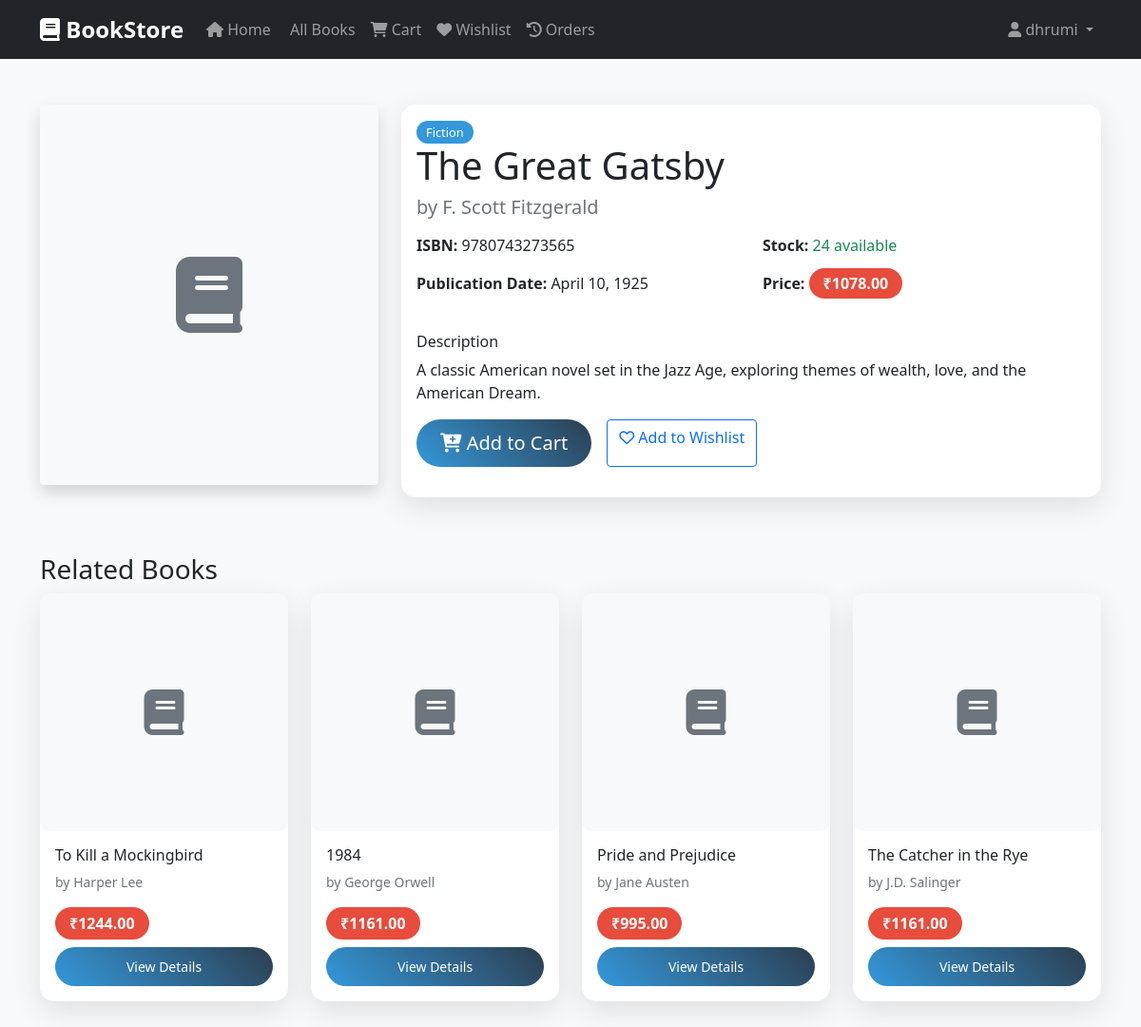
/bookstore/book/1/ (signed in), run on the app's committed database.
### bookstore/bookstore/models.py (models this page shows, shortened)
class Book(models.Model):
    title = models.CharField(max_length=200)
    author = models.CharField(max_length=100)
    category = models.ForeignKey(Category, on_delete=models.CASCADE)
    description = models.TextField()
    price = models.DecimalField(max_digits=10, decimal_places=2)
    stock = models.PositiveIntegerField(default=0)
    image = models.ImageField(upload_to='books/', blank=True, null=True)
    isbn = models.CharField(max_length=13, unique=True)
    publication_date = models.DateField()
    created_at = models.DateTimeField(auto_now_add=True)
    updated_at = models.DateTimeField(auto_now=True)
    @property
    def is_available(self):
        return self.stock > 0

class Category(models.Model):
    name = models.CharField(max_length=100)
    description = models.TextField(blank=True)
    created_at = models.DateTimeField(auto_now_add=True)
    class Meta:
        verbose_name_plural = "Categories"

### bookstore/bookstore/views.py (the view)
# urls.py: path('book/<int:book_id>/', views.book_detail_view, name='book_detail'),
@login_required
def book_detail_view(request, book_id):
    book = get_object_or_404(Book, id=book_id)
    related_books = Book.objects.filter(
        category=book.category
    ).exclude(id=book.id)[:4]
    in_wishlist = Wishlist.objects.filter(user=request.user, book=book).exists()
    context = {
        'book': book,
        'related_books': related_books,
        'in_wishlist': in_wishlist,
    }
    return render(request, 'bookstore/book_detail.html', context)

### bookstore/templates/bookstore/book_detail.html (shortened to what this page needs)
{% extends 'base.html' %}
{% block content %}
<div class="container py-5">
    <div class="row">
        <div class="col-lg-4 mb-4">
            {% if book.image %}
                <img src="{{ book.image.url }}" class="img-fluid rounded shadow" alt="{{ book.title }}">
            {% else %}
                <div class="bg-light rounded shadow d-flex align-items-center justify-content-center" style="height: 400px;">
                    <i class="fas fa-book fa-5x text-muted"></i>
                </div>
            {% endif %}
        </div>
        <div class="col-lg-8">
            <div class="card">
                <div class="card-body">
                    <span class="category-badge mb-3">{{ book.category.name }}</span>
                    <h1 class="card-title">{{ book.title }}</h1>
                    <h5 class="text-muted mb-3">by {{ book.author }}</h5>
                    <div class="row mb-4">
                        <div class="col-md-6">
                            <p><strong>ISBN:</strong> {{ book.isbn }}</p>
                            <p><strong>Publication Date:</strong> {{ book.publication_date }}</p>
                        </div>
                        <div class="col-md-6">
                            <p><strong>Stock:</strong>
                                {% if book.is_available %}
                                    <span class="text-success">{{ book.stock }} available</span>
                                {% else %}
                                    <span class="text-danger">Out of stock</span>
                                {% endif %}
                            </p>
                            <p><strong>Price:</strong> <span class="price-tag">₹{{ book.price }}</span></p>
                        </div>
                    </div>
                    <h6>Description</h6>
                    <p class="card-text">{{ book.description }}</p>
                    <div class="d-flex gap-3 mb-3">
                        {% if book.is_available %}
                            <a href="{% url 'bookstore:add_to_cart' book.id %}" class="btn btn-primary btn-lg">
                                <i class="fas fa-cart-plus"></i> Add to Cart
                            </a>
                        {% else %}
                            <button class="btn btn-secondary btn-lg" disabled>
                                <i class="fas fa-times"></i> Out of Stock
                            </button>
                        {% endif %}
                        {% if in_wishlist %}
                            <a href="{% url 'bookstore:remove_from_wishlist' book.id %}" class="btn btn-outline-danger">
                                <i class="fas fa-heart"></i> Remove from Wishlist
                            </a>
                        {% else %}
                            <a href="{% url 'bookstore:add_to_wishlist' book.id %}" class="btn btn-outline-primary">
                                <i class="far fa-heart"></i> Add to Wishlist
                            </a>
                        {% endif %}
                    </div>
                </div>
            </div>
        </div>
    </div>
    {% if related_books %}
    <div class="mt-5">
        <h3>Related Books</h3>
        <div class="row">
            {% for book in related_books %}
            <div class="col-lg-3 col-md-6 mb-4">
                <div class="card book-card h-100">
                    {% if book.image %}
                        <img src="{{ book.image.url }}" class="card-img-top book-image" alt="{{ book.title }}">
                    {% else %}
                        <div class="card-img-top book-image bg-light d-flex align-items-center justify-content-center">
                            <i class="fas fa-book fa-3x text-muted"></i>
                        </div>
                    {% endif %}
                    <div class="card-body d-flex flex-column">
                        <h6 class="card-title">{{ book.title|truncatechars:30 }}</h6>
                        <p class="card-text text-muted small">by {{ book.author }}</p>
                        <div class="mt-auto">
                            <div class="d-flex justify-content-between align-items-center mb-2">
                                <span class="price-tag">₹{{ book.price }}</span>
                            </div>
                            <a href="{% url 'bookstore:book_detail' book.id %}" class="btn btn-primary btn-sm w-100">
                                View Details
                            </a>
                        </div>
                    </div>
                </div>
            </div>
            {% endfor %}
        </div>
    </div>
    {% endif %}
</div>
{% endblock %}

### bookstore/templates/base.html (shortened to what this page needs)
<!DOCTYPE html>
<html lang="en">
<head>
    <link href="https://cdn.jsdelivr.net/npm/bootstrap@5.1.3/dist/css/bootstrap.min.css" rel="stylesheet">
    <link href="https://cdnjs.cloudflare.com/ajax/libs/font-awesome/6.0.0/css/all.min.css" rel="stylesheet">
</head>
<body>
    {% if user.is_authenticated %}
    <nav class="navbar navbar-expand-lg navbar-dark bg-dark">
        <div class="container">
            <a class="navbar-brand" href="{% url 'bookstore:home' %}">
                <i class="fas fa-book"></i> BookStore
            </a>
            <div class="collapse navbar-collapse" id="navbarNav">
                <ul class="navbar-nav me-auto">
                    <li class="nav-item">
                        <a class="nav-link" href="{% url 'bookstore:home' %}">
                            <i class="fas fa-home"></i> Home
                        </a>
                    </li>
                    <li class="nav-item">
                        <a class="nav-link" href="{% url 'bookstore:book_list' %}">
                             All Books
                        </a>
                    </li>
                    <li class="nav-item">
                        <a class="nav-link" href="{% url 'bookstore:cart' %}">
                            <i class="fas fa-shopping-cart"></i> Cart
                        </a>
                    </li>
                    <li class="nav-item">
                        <a class="nav-link" href="{% url 'bookstore:wishlist' %}">
                            <i class="fas fa-heart"></i> Wishlist
                        </a>
                    </li>
                    <li class="nav-item">
                        <a class="nav-link" href="{% url 'bookstore:order_history' %}">
                            <i class="fas fa-history"></i> Orders
                        </a>
                    </li>
                </ul>
                <ul class="navbar-nav">
                    <li class="nav-item dropdown">
                        <a class="nav-link dropdown-toggle" href="#" id="navbarDropdown" role="button" data-bs-toggle="dropdown">
                            <i class="fas fa-user"></i> {{ user.first_name|default:user.username }}
                        </a>
                    </li>
                </ul>
            </div>
        </div>
    </nav>
    {% endif %}
    <main>
        {% block content %}
        {% endblock %}
    </main>
</body>
</html>

### bookstore/templates/base.html (style rules this page uses)
:root { --primary-color: #2c3e50; --secondary-color: #3498db; --accent-color: #e74c3c; --success-color: #27ae60; --warning-color: #f39c12; }
body { font-family: 'Segoe UI', Tahoma, Geneva, Verdana, sans-serif; background-color: #f8f9fa; min-height: 100vh; }
.navbar-brand { font-weight: bold; font-size: 1.5rem; }
.card { border: none; border-radius: 15px; box-shadow: 0 10px 30px rgba(0,0,0,0.1); transition: transform 0.3s ease; }
.btn-primary { background: linear-gradient(45deg, var(--secondary-color), var(--primary-color)); border: none; border-radius: 25px; padding: 10px 25px; transition: all 0.3s ease; }
.book-card { height: 100%; transition: all 0.3s ease; }
.book-image { height: 250px; object-fit: cover; border-radius: 10px; }
.price-tag { background: var(--accent-color); color: white; padding: 5px 15px; border-radius: 20px; font-weight: bold; }
.category-badge { background: var(--secondary-color); color: white; padding: 3px 10px; border-radius: 15px; font-size: 0.8rem; }

### data on the page
Book: category.name "Fiction", title "The Great Gatsby", author "F. Scott Fitzgerald", isbn "9780743273565", publication_date "April 10, 1925", stock "24", price "1078.00", description "A classic American novel set in the Jazz Age, exploring themes of wealth, love, and the American Dream."
Book: title "To Kill a Mockingbird", author "Harper Lee", price "1244.00"
Book: title "1984", author "George Orwell", price "1161.00"
Book: title "Pride and Prejudice", author "Jane Austen", price "995.00"
Book: title "The Catcher in the Rye", author "J.D. Salinger", price "1161.00"

### other printed values
{{ user.first_name|default:user.username }} "dhrumi"
